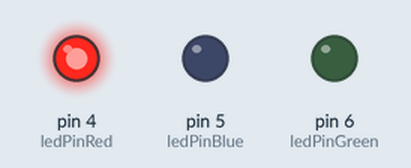
Bench run of a sketch on a simulated Arduino Uno, built with avr-gcc and run on an emulated ATmega328P. Parts: output pins drawn as LEDs (lit = HIGH).

Above: at 0.5 s.
At 1.5 s:
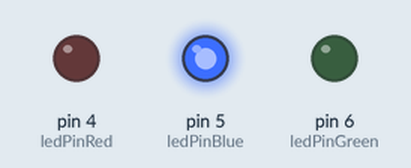
At 5.5 s:
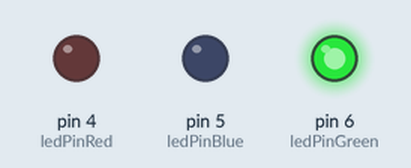
Timing chart, 0 to 6.9 s (numbered marks = the images above):
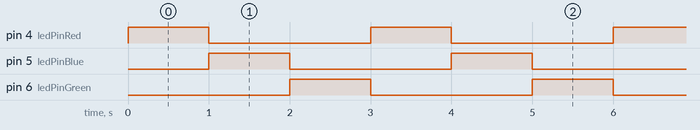

The sketch:

sketch_1.ino
```cpp
/*UPPGIFT 1.1 Ta 5Voch GNDfrån din Arduino UNO och lämpliga resistorer och visa att du kan
 tända Diod-R (röd), Diod-G (grön) och Diod-B (blå) var för sig via mjukvara och GPIO
 portar/pinnar som OUTPUT. Loopa och tänd släck alla lysdioder med konstant
 lystid/paus. OBS! Kolla att du dimensionerar lysdiod + resistor så att du kan koppla
 den direkt till utgången. Redovisa beräkning på strömmen.*/

/* Beräkna strömmen: Givet ett framspänningsfall på VfD1 = 2,1V, samt resistor 220 ohm.
KLC: U – VfD1 – R1*ID1 = 0 --> U - VfD1 = R*ID1 --> (U-VfD1)/R = ID1
 --> ID1 (5 - 2,1)/220 = 0,0132 = 13mA.
*/

int ledPinRed = 4;  // ID1 ("Ström (genom) Diod 1")
int ledPinBlue = 5;
int ledPinGreen = 6;

void setup() {
  pinMode(ledPinRed, OUTPUT);
  pinMode(ledPinBlue, OUTPUT);
  pinMode(ledPinGreen, OUTPUT);
}

void loop() {
  setLed(HIGH, LOW, LOW);
  setLed(LOW, HIGH, LOW);
  setLed(LOW, LOW, HIGH);
}

void setLed(int led1, int led2, int led3) {
  digitalWrite(ledPinRed, led1);
  digitalWrite(ledPinBlue, led2);
  digitalWrite(ledPinGreen, led3);
  delay(1000);
}
```

Measured:
- by itself, pin 4 (ledPinRed), pin 5 (ledPinBlue), pin 6 (ledPinGreen): alternates HIGH for 1.0 s and LOW for 2.0 s
- by itself, everything shown: repeats every 3.0 s, in 3 steps
